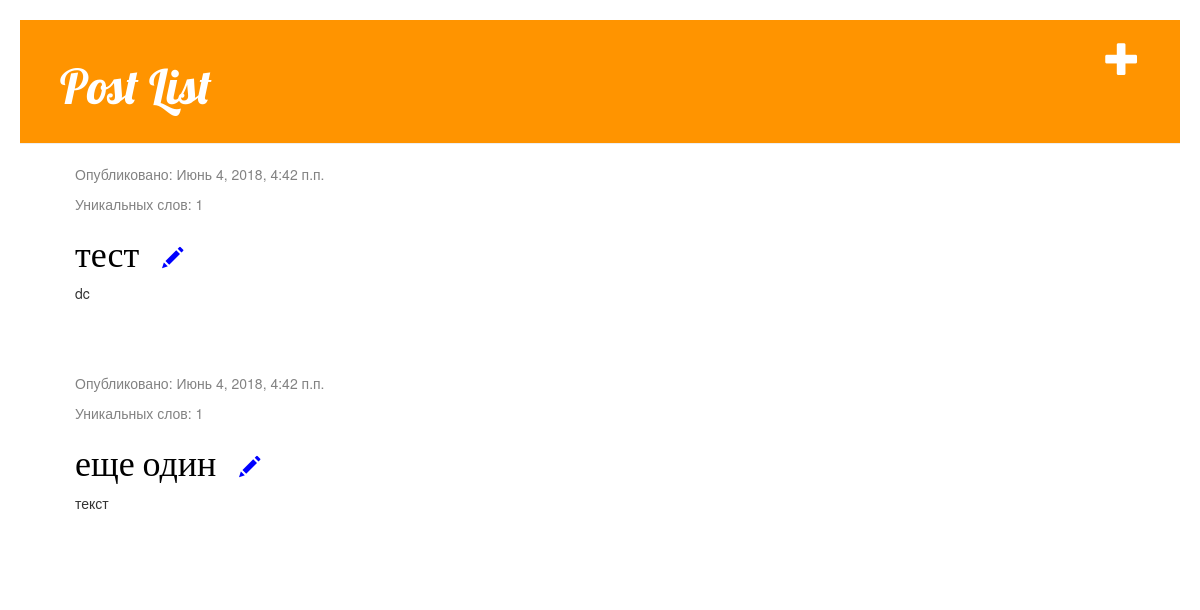
The app's page /, older data.
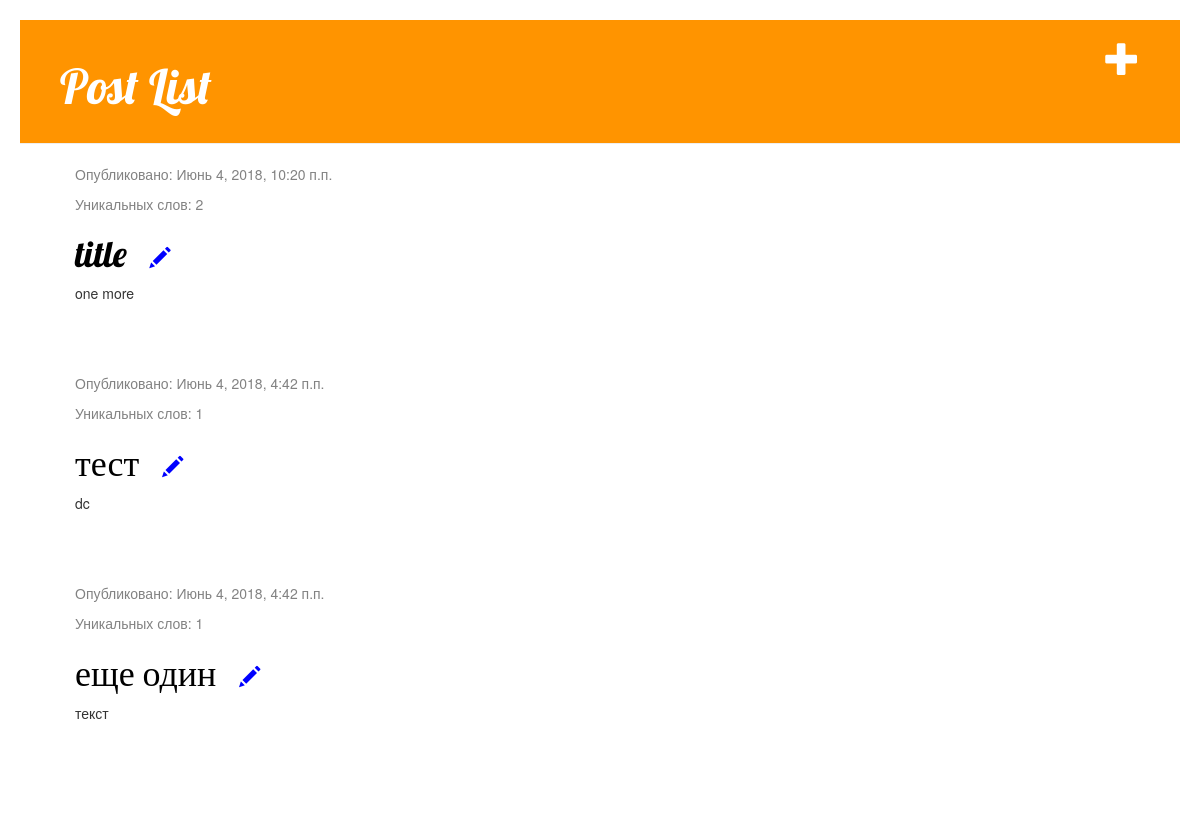
The same page, newer data.
### task/models.py (models this page shows, shortened)
class Post(models.Model):
    author = models.ForeignKey('auth.User', on_delete=models.CASCADE)
    title = models.CharField(max_length=200)
    text = models.TextField()
    created_date = models.DateTimeField(
            default=timezone.now)
    published_date = models.DateTimeField(
            blank=True, null=True)

### task/views.py (the view)
# urls.py: url(r'^$', views.post_list, name='post_list'),
def post_list(request):
    posts = Post.objects.filter(published_date__lte=timezone.now()).order_by('published_date')
    new_posts = []
    def special_characters(data):
        regexp = '[{}]*'.format(string.punctuation)
        return re.sub(regexp, '', text)
    for i, post in enumerate(posts):
        counter = collections.Counter()
        text = post.text
        for word in special_characters(text).split():
            counter[word] += 1
        post.uniq = len(counter)
        new_posts.append(post)
    new_posts = sorted(new_posts, key=lambda k: k.uniq, reverse=True)
    return render(request, 'task/post_list.html', {'posts': new_posts})

### task/templates/task/post_list.html
{% extends 'task/base.html' %}
{% block content %}
  {% for post in posts %}
      <div class="post">
          <div class="date">
              <p>Опубликовано: {{ post.published_date }}</p>
              <p>Уникальных слов: {{ post.uniq }}</p>
          </div>
          <h1><a href="{% url 'post_detail' pk=post.pk %}">{{ post.title }}</a>
              <a class="edit"  href="{% url 'post_edit' pk=post.pk %}">
              <span class="glyphicon glyphicon-pencil"></span></a>
          </h1>
          <p>{{ post.text|linebreaksbr }}</p>
      </div>
  {% endfor %}
{% endblock %}

Row changes from the older to the newer data that the page shows:
added Post: published_date "Июнь 4, 2018, 10:20 п.п.", uniq "2", title "title", text "one more"
